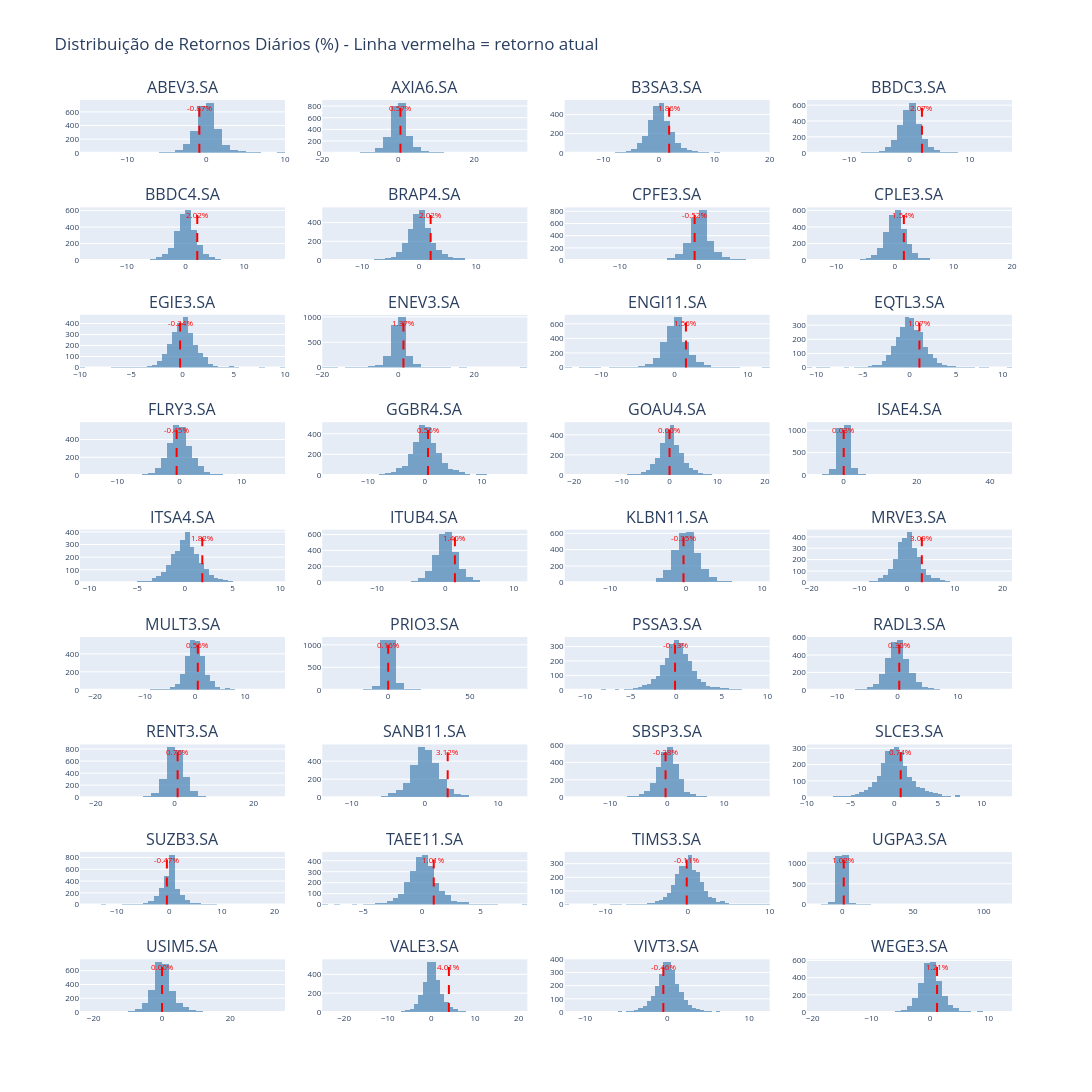

Here is the notebook cell this chart was saved with:
### Markdown cell above
## Distribuição de retornos diários - Todos os ativos

Histograma de retornos diários para cada ativo, permitindo visualizar a forma da distribuição (normalidade, assimetria, caudas).

### Code cell
# Lista de tickers (sem benchmark)
tickers_plot = [t for t in df_ret.columns if t != '^BVSP']

# Definir grid: 4 colunas, calcular linhas necessárias
n_cols = 4
n_rows = math.ceil(len(tickers_plot) / n_cols)

# Criar subplots
fig = make_subplots(
    rows=n_rows, 
    cols=n_cols,
    subplot_titles=tickers_plot,
    vertical_spacing=0.06,
    horizontal_spacing=0.04
)

# Adicionar histograma para cada ativo
for i, ticker in enumerate(tickers_plot):
    row = i // n_cols + 1
    col = i % n_cols + 1
    
    # Retorno atual (último dia)
    retorno_atual = df_ret[ticker].iloc[-1] * 100
    
    # Histograma
    fig.add_trace(
        go.Histogram(
            x=df_ret[ticker] * 100,  # Converter para percentual
            nbinsx=50,
            marker_color='steelblue',
            opacity=0.7,
            showlegend=False
        ),
        row=row, col=col
    )
    
    # Linha vertical do retorno atual
    fig.add_vline(
        x=retorno_atual,
        line_dash="dash",
        line_color="red",
        line_width=2,
        row=row, col=col
    )
    
    # Anotação do retorno atual
    fig.add_annotation(
        x=retorno_atual,
        y=1,
        yref=f"y{i+1} domain" if i > 0 else "y domain",
        text=f"{retorno_atual:.2f}%",
        showarrow=False,
        font=dict(size=8, color="red"),
        row=row, col=col
    )

# Atualizar layout
fig.update_layout(
    title_text='Distribuição de Retornos Diários (%) - Linha vermelha = retorno atual',
    height=250 * n_rows,
    width=1200,
    showlegend=False
)

# Atualizar eixos
fig.update_xaxes(title_text='', tickfont=dict(size=8))
fig.update_yaxes(title_text='', tickfont=dict(size=8))

fig.show()

### Figure 1 — Plotly figure (JSON) as saved in the notebook; plotly's stock layout.template omitted (floating-point values rounded to 4 significant figures; data arrays with more than 128 entries replaced by an {"elided": "..."} marker saying what was removed)
{"data": [{"marker": {"color": "steelblue"}, "nbinsx": 50, "opacity": 0.7, "showlegend": false, "type": "histogram", "x": {"elided": "2481 float values"}, "xaxis": "x", "yaxis": "y"}, {"marker": {"color": "steelblue"}, "nbinsx": 50, "opacity": 0.7, "showlegend": false, "type": "histogram", "x": {"elided": "2481 float values"}, "xaxis": "x2", "yaxis": "y2"}, {"marker": {"color": "steelblue"}, "nbinsx": 50, "opacity": 0.7, "showlegend": false, "type": "histogram", "x": {"elided": "2481 float values"}, "xaxis": "x3", "yaxis": "y3"}, {"marker": {"color": "steelblue"}, "nbinsx": 50, "opacity": 0.7, "showlegend": false, "type": "histogram", "x": {"elided": "2481 float values"}, "xaxis": "x4", "yaxis": "y4"}, {"marker": {"color": "steelblue"}, "nbinsx": 50, "opacity": 0.7, "showlegend": false, "type": "histogram", "x": {"elided": "2481 float values"}, "xaxis": "x5", "yaxis": "y5"}, {"marker": {"color": "steelblue"}, "nbinsx": 50, "opacity": 0.7, "showlegend": false, "type": "histogram", "x": {"elided": "2481 float values"}, "xaxis": "x6", "yaxis": "y6"}, {"marker": {"color": "steelblue"}, "nbinsx": 50, "opacity": 0.7, "showlegend": false, "type": "histogram", "x": {"elided": "2481 float values"}, "xaxis": "x7", "yaxis": "y7"}, {"marker": {"color": "steelblue"}, "nbinsx": 50, "opacity": 0.7, "showlegend": false, "type": "histogram", "x": {"elided": "2481 float values"}, "xaxis": "x8", "yaxis": "y8"}, {"marker": {"color": "steelblue"}, "nbinsx": 50, "opacity": 0.7, "showlegend": false, "type": "histogram", "x": {"elided": "2481 float values"}, "xaxis": "x9", "yaxis": "y9"}, {"marker": {"color": "steelblue"}, "nbinsx": 50, "opacity": 0.7, "showlegend": false, "type": "histogram", "x": {"elided": "2481 float values"}, "xaxis": "x10", "yaxis": "y10"}, {"marker": {"color": "steelblue"}, "nbinsx": 50, "opacity": 0.7, "showlegend": false, "type": "histogram", "x": {"elided": "2481 float values"}, "xaxis": "x11", "yaxis": "y11"}, {"marker": {"color": "steelblue"}, "nbinsx": 50, "opacity": 0.7, "showlegend": false, "type": "histogram", "x": {"elided": "2481 float values"}, "xaxis": "x12", "yaxis": "y12"}, {"marker": {"color": "steelblue"}, "nbinsx": 50, "opacity": 0.7, "showlegend": false, "type": "histogram", "x": {"elided": "2481 float values"}, "xaxis": "x13", "yaxis": "y13"}, {"marker": {"color": "steelblue"}, "nbinsx": 50, "opacity": 0.7, "showlegend": false, "type": "histogram", "x": {"elided": "2481 float values"}, "xaxis": "x14", "yaxis": "y14"}, {"marker": {"color": "steelblue"}, "nbinsx": 50, "opacity": 0.7, "showlegend": false, "type": "histogram", "x": {"elided": "2481 float values"}, "xaxis": "x15", "yaxis": "y15"}, {"marker": {"color": "steelblue"}, "nbinsx": 50, "opacity": 0.7, "showlegend": false, "type": "histogram", "x": {"elided": "2481 float values"}, "xaxis": "x16", "yaxis": "y16"}, {"marker": {"color": "steelblue"}, "nbinsx": 50, "opacity": 0.7, "showlegend": false, "type": "histogram", "x": {"elided": "2481 float values"}, "xaxis": "x17", "yaxis": "y17"}, {"marker": {"color": "steelblue"}, "nbinsx": 50, "opacity": 0.7, "showlegend": false, "type": "histogram", "x": {"elided": "2481 float values"}, "xaxis": "x18", "yaxis": "y18"}, {"marker": {"color": "steelblue"}, "nbinsx": 50, "opacity": 0.7, "showlegend": false, "type": "histogram", "x": {"elided": "2481 float values"}, "xaxis": "x19", "yaxis": "y19"}, {"marker": {"color": "steelblue"}, "nbinsx": 50, "opacity": 0.7, "showlegend": false, "type": "histogram", "x": {"elided": "2481 float values"}, "xaxis": "x20", "yaxis": "y20"}, {"marker": {"color": "steelblue"}, "nbinsx": 50, "opacity": 0.7, "showlegend": false, "type": "histogram", "x": {"elided": "2481 float values"}, "xaxis": "x21", "yaxis": "y21"}, {"marker": {"color": "steelblue"}, "nbinsx": 50, "opacity": 0.7, "showlegend": false, "type": "histogram", "x": {"elided": "2481 float values"}, "xaxis": "x22", "yaxis": "y22"}, {"marker": {"color": "steelblue"}, "nbinsx": 50, "opacity": 0.7, "showlegend": false, "type": "histogram", "x": {"elided": "2481 float values"}, "xaxis": "x23", "yaxis": "y23"}, {"marker": {"color": "steelblue"}, "nbinsx": 50, "opacity": 0.7, "showlegend": false, "type": "histogram", "x": {"elided": "2481 float values"}, "xaxis": "x24", "yaxis": "y24"}, {"marker": {"color": "steelblue"}, "nbinsx": 50, "opacity": 0.7, "showlegend": false, "type": "histogram", "x": {"elided": "2481 float values"}, "xaxis": "x25", "yaxis": "y25"}, {"marker": {"color": "steelblue"}, "nbinsx": 50, "opacity": 0.7, "showlegend": false, "type": "histogram", "x": {"elided": "2481 float values"}, "xaxis": "x26", "yaxis": "y26"}, {"marker": {"color": "steelblue"}, "nbinsx": 50, "opacity": 0.7, "showlegend": false, "type": "histogram", "x": {"elided": "2481 float values"}, "xaxis": "x27", "yaxis": "y27"}, {"marker": {"color": "steelblue"}, "nbinsx": 50, "opacity": 0.7, "showlegend": false, "type": "histogram", "x": {"elided": "2481 float values"}, "xaxis": "x28", "yaxis": "y28"}, {"marker": {"color": "steelblue"}, "nbinsx": 50, "opacity": 0.7, "showlegend": false, "type": "histogram", "x": {"elided": "2481 float values"}, "xaxis": "x29", "yaxis": "y29"}, {"marker": {"color": "steelblue"}, "nbinsx": 50, "opacity": 0.7, "showlegend": false, "type": "histogram", "x": {"elided": "2481 float values"}, "xaxis": "x30", "yaxis": "y30"}, {"marker": {"color": "steelblue"}, "nbinsx": 50, "opacity": 0.7, "showlegend": false, "type": "histogram", "x": {"elided": "2481 float values"}, "xaxis": "x31", "yaxis": "y31"}, {"marker": {"color": "steelblue"}, "nbinsx": 50, "opacity": 0.7, "showlegend": false, "type": "histogram", "x": {"elided": "2481 float values"}, "xaxis": "x32", "yaxis": "y32"}, {"marker": {"color": "steelblue"}, "nbinsx": 50, "opacity": 0.7, "showlegend": false, "type": "histogram", "x": {"elided": "2481 float values"}, "xaxis": "x33", "yaxis": "y33"}, {"marker": {"color": "steelblue"}, "nbinsx": 50, "opacity": 0.7, "showlegend": false, "type": "histogram", "x": {"elided": "2481 float values"}, "xaxis": "x34", "yaxis": "y34"}, {"marker": {"color": "steelblue"}, "nbinsx": 50, "opacity": 0.7, "showlegend": false, "type": "histogram", "x": {"elided": "2481 float values"}, "xaxis": "x35", "yaxis": "y35"}, {"marker": {"color": "steelblue"}, "nbinsx": 50, "opacity": 0.7, "showlegend": false, "type": "histogram", "x": {"elided": "2481 float values"}, "xaxis": "x36", "yaxis": "y36"}], "layout": {"annotations": [{"font": {"size": 16}, "showarrow": false, "text": "ABEV3.SA", "x": 0.11, "xanchor": "center", "xref": "paper", "y": 1, "yanchor": "bottom", "yref": "paper"}, {"font": {"size": 16}, "showarrow": false, "text": "AXIA6.SA", "x": 0.37, "xanchor": "center", "xref": "paper", "y": 1, "yanchor": "bottom", "yref": "paper"}, {"font": {"size": 16}, "showarrow": false, "text": "B3SA3.SA", "x": 0.63, "xanchor": "center", "xref": "paper", "y": 1, "yanchor": "bottom", "yref": "paper"}, {"font": {"size": 16}, "showarrow": false, "text": "BBDC3.SA", "x": 0.89, "xanchor": "center", "xref": "paper", "y": 1, "yanchor": "bottom", "yref": "paper"}, {"font": {"size": 16}, "showarrow": false, "text": "BBDC4.SA", "x": 0.11, "xanchor": "center", "xref": "paper", "y": 0.8822, "yanchor": "bottom", "yref": "paper"}, {"font": {"size": 16}, "showarrow": false, "text": "BRAP4.SA", "x": 0.37, "xanchor": "center", "xref": "paper", "y": 0.8822, "yanchor": "bottom", "yref": "paper"}, {"font": {"size": 16}, "showarrow": false, "text": "CPFE3.SA", "x": 0.63, "xanchor": "center", "xref": "paper", "y": 0.8822, "yanchor": "bottom", "yref": "paper"}, {"font": {"size": 16}, "showarrow": false, "text": "CPLE3.SA", "x": 0.89, "xanchor": "center", "xref": "paper", "y": 0.8822, "yanchor": "bottom", "yref": "paper"}, {"font": {"size": 16}, "showarrow": false, "text": "EGIE3.SA", "x": 0.11, "xanchor": "center", "xref": "paper", "y": 0.7644, "yanchor": "bottom", "yref": "paper"}, {"font": {"size": 16}, "showarrow": false, "text": "ENEV3.SA", "x": 0.37, "xanchor": "center", "xref": "paper", "y": 0.7644, "yanchor": "bottom", "yref": "paper"}, {"font": {"size": 16}, "showarrow": false, "text": "ENGI11.SA", "x": 0.63, "xanchor": "center", "xref": "paper", "y": 0.7644, "yanchor": "bottom", "yref": "paper"}, {"font": {"size": 16}, "showarrow": false, "text": "EQTL3.SA", "x": 0.89, "xanchor": "center", "xref": "paper", "y": 0.7644, "yanchor": "bottom", "yref": "paper"}, {"font": {"size": 16}, "showarrow": false, "text": "FLRY3.SA", "x": 0.11, "xanchor": "center", "xref": "paper", "y": 0.6467, "yanchor": "bottom", "yref": "paper"}, {"font": {"size": 16}, "showarrow": false, "text": "GGBR4.SA", "x": 0.37, "xanchor": "center", "xref": "paper", "y": 0.6467, "yanchor": "bottom", "yref": "paper"}, {"font": {"size": 16}, "showarrow": false, "text": "GOAU4.SA", "x": 0.63, "xanchor": "center", "xref": "paper", "y": 0.6467, "yanchor": "bottom", "yref": "paper"}, {"font": {"size": 16}, "showarrow": false, "text": "ISAE4.SA", "x": 0.89, "xanchor": "center", "xref": "paper", "y": 0.6467, "yanchor": "bottom", "yref": "paper"}, {"font": {"size": 16}, "showarrow": false, "text": "ITSA4.SA", "x": 0.11, "xanchor": "center", "xref": "paper", "y": 0.5289, "yanchor": "bottom", "yref": "paper"}, {"font": {"size": 16}, "showarrow": false, "text": "ITUB4.SA", "x": 0.37, "xanchor": "center", "xref": "paper", "y": 0.5289, "yanchor": "bottom", "yref": "paper"}, {"font": {"size": 16}, "showarrow": false, "text": "KLBN11.SA", "x": 0.63, "xanchor": "center", "xref": "paper", "y": 0.5289, "yanchor": "bottom", "yref": "paper"}, {"font": {"size": 16}, "showarrow": false, "text": "MRVE3.SA", "x": 0.89, "xanchor": "center", "xref": "paper", "y": 0.5289, "yanchor": "bottom", "yref": "paper"}, {"font": {"size": 16}, "showarrow": false, "text": "MULT3.SA", "x": 0.11, "xanchor": "center", "xref": "paper", "y": 0.4111, "yanchor": "bottom", "yref": "paper"}, {"font": {"size": 16}, "showarrow": false, "text": "PRIO3.SA", "x": 0.37, "xanchor": "center", "xref": "paper", "y": 0.4111, "yanchor": "bottom", "yref": "paper"}, {"font": {"size": 16}, "showarrow": false, "text": "PSSA3.SA", "x": 0.63, "xanchor": "center", "xref": "paper", "y": 0.4111, "yanchor": "bottom", "yref": "paper"}, {"font": {"size": 16}, "showarrow": false, "text": "RADL3.SA", "x": 0.89, "xanchor": "center", "xref": "paper", "y": 0.4111, "yanchor": "bottom", "yref": "paper"}, {"font": {"size": 16}, "showarrow": false, "text": "RENT3.SA", "x": 0.11, "xanchor": "center", "xref": "paper", "y": 0.2933, "yanchor": "bottom", "yref": "paper"}, {"font": {"size": 16}, "showarrow": false, "text": "SANB11.SA", "x": 0.37, "xanchor": "center", "xref": "paper", "y": 0.2933, "yanchor": "bottom", "yref": "paper"}, {"font": {"size": 16}, "showarrow": false, "text": "SBSP3.SA", "x": 0.63, "xanchor": "center", "xref": "paper", "y": 0.2933, "yanchor": "bottom", "yref": "paper"}, {"font": {"size": 16}, "showarrow": false, "text": "SLCE3.SA", "x": 0.89, "xanchor": "center", "xref": "paper", "y": 0.2933, "yanchor": "bottom", "yref": "paper"}, {"font": {"size": 16}, "showarrow": false, "text": "SUZB3.SA", "x": 0.11, "xanchor": "center", "xref": "paper", "y": 0.1756, "yanchor": "bottom", "yref": "paper"}, {"font": {"size": 16}, "showarrow": false, "text": "TAEE11.SA", "x": 0.37, "xanchor": "center", "xref": "paper", "y": 0.1756, "yanchor": "bottom", "yref": "paper"}, {"font": {"size": 16}, "showarrow": false, "text": "TIMS3.SA", "x": 0.63, "xanchor": "center", "xref": "paper", "y": 0.1756, "yanchor": "bottom", "yref": "paper"}, {"font": {"size": 16}, "showarrow": false, "text": "UGPA3.SA", "x": 0.89, "xanchor": "center", "xref": "paper", "y": 0.1756, "yanchor": "bottom", "yref": "paper"}, {"font": {"size": 16}, "showarrow": false, "text": "USIM5.SA", "x": 0.11, "xanchor": "center", "xref": "paper", "y": 0.05778, "yanchor": "bottom", "yref": "paper"}, {"font": {"size": 16}, "showarrow": false, "text": "VALE3.SA", "x": 0.37, "xanchor": "center", "xref": "paper", "y": 0.05778, "yanchor": "bottom", "yref": "paper"}, {"font": {"size": 16}, "showarrow": false, "text": "VIVT3.SA", "x": 0.63, "xanchor": "center", "xref": "paper", "y": 0.05778, "yanchor": "bottom", "yref": "paper"}, {"font": {"size": 16}, "showarrow": false, "text": "WEGE3.SA", "x": 0.89, "xanchor": "center", "xref": "paper", "y": 0.05778, "yanchor": "bottom", "yref": "paper"}, {"font": {"color": "red", "size": 8}, "showarrow": false, "text": "-0.87%", "x": -0.8658, "xref": "x", "y": 1, "yref": "y domain"}, {"font": {"color": "red", "size": 8}, "showarrow": false, "text": "0.57%", "x": 0.5711, "xref": "x2", "y": 1, "yref": "y2 domain"}, {"font": {"color": "red", "size": 8}, "showarrow": false, "text": "1.86%", "x": 1.859, "xref": "x3", "y": 1, "yref": "y3 domain"}, {"font": {"color": "red", "size": 8}, "showarrow": false, "text": "2.07%", "x": 2.07, "xref": "x4", "y": 1, "yref": "y4 domain"}, {"font": {"color": "red", "size": 8}, "showarrow": false, "text": "2.02%", "x": 2.016, "xref": "x5", "y": 1, "yref": "y5 domain"}, {"font": {"color": "red", "size": 8}, "showarrow": false, "text": "2.02%", "x": 2.018, "xref": "x6", "y": 1, "yref": "y6 domain"}, {"font": {"color": "red", "size": 8}, "showarrow": false, "text": "-0.52%", "x": -0.5198, "xref": "x7", "y": 1, "yref": "y7 domain"}, {"font": {"color": "red", "size": 8}, "showarrow": false, "text": "1.54%", "x": 1.541, "xref": "x8", "y": 1, "yref": "y8 domain"}, {"font": {"color": "red", "size": 8}, "showarrow": false, "text": "-0.24%", "x": -0.2373, "xref": "x9", "y": 1, "yref": "y9 domain"}, {"font": {"color": "red", "size": 8}, "showarrow": false, "text": "1.37%", "x": 1.37, "xref": "x10", "y": 1, "yref": "y10 domain"}, {"font": {"color": "red", "size": 8}, "showarrow": false, "text": "1.56%", "x": 1.563, "xref": "x11", "y": 1, "yref": "y11 domain"}, {"font": {"color": "red", "size": 8}, "showarrow": false, "text": "1.07%", "x": 1.066, "xref": "x12", "y": 1, "yref": "y12 domain"}, {"font": {"color": "red", "size": 8}, "showarrow": false, "text": "-0.45%", "x": -0.4457, "xref": "x13", "y": 1, "yref": "y13 domain"}, {"font": {"color": "red", "size": 8}, "showarrow": false, "text": "0.56%", "x": 0.5576, "xref": "x14", "y": 1, "yref": "y14 domain"}, {"font": {"color": "red", "size": 8}, "showarrow": false, "text": "0.00%", "x": 0, "xref": "x15", "y": 1, "yref": "y15 domain"}, {"font": {"color": "red", "size": 8}, "showarrow": false, "text": "0.03%", "x": 0.03366, "xref": "x16", "y": 1, "yref": "y16 domain"}, {"font": {"color": "red", "size": 8}, "showarrow": false, "text": "1.82%", "x": 1.824, "xref": "x17", "y": 1, "yref": "y17 domain"}, {"font": {"color": "red", "size": 8}, "showarrow": false, "text": "1.40%", "x": 1.401, "xref": "x18", "y": 1, "yref": "y18 domain"}, {"font": {"color": "red", "size": 8}, "showarrow": false, "text": "-0.35%", "x": -0.347, "xref": "x19", "y": 1, "yref": "y19 domain"}, {"font": {"color": "red", "size": 8}, "showarrow": false, "text": "3.09%", "x": 3.091, "xref": "x20", "y": 1, "yref": "y20 domain"}, {"font": {"color": "red", "size": 8}, "showarrow": false, "text": "0.56%", "x": 0.5596, "xref": "x21", "y": 1, "yref": "y21 domain"}, {"font": {"color": "red", "size": 8}, "showarrow": false, "text": "0.16%", "x": 0.1638, "xref": "x22", "y": 1, "yref": "y22 domain"}, {"font": {"color": "red", "size": 8}, "showarrow": false, "text": "-0.13%", "x": -0.1348, "xref": "x23", "y": 1, "yref": "y23 domain"}, {"font": {"color": "red", "size": 8}, "showarrow": false, "text": "0.30%", "x": 0.3029, "xref": "x24", "y": 1, "yref": "y24 domain"}, {"font": {"color": "red", "size": 8}, "showarrow": false, "text": "0.76%", "x": 0.7629, "xref": "x25", "y": 1, "yref": "y25 domain"}, {"font": {"color": "red", "size": 8}, "showarrow": false, "text": "3.12%", "x": 3.119, "xref": "x26", "y": 1, "yref": "y26 domain"}, {"font": {"color": "red", "size": 8}, "showarrow": false, "text": "-0.28%", "x": -0.2801, "xref": "x27", "y": 1, "yref": "y27 domain"}, {"font": {"color": "red", "size": 8}, "showarrow": false, "text": "0.74%", "x": 0.743, "xref": "x28", "y": 1, "yref": "y28 domain"}, {"font": {"color": "red", "size": 8}, "showarrow": false, "text": "-0.47%", "x": -0.4726, "xref": "x29", "y": 1, "yref": "y29 domain"}, {"font": {"color": "red", "size": 8}, "showarrow": false, "text": "1.01%", "x": 1.01, "xref": "x30", "y": 1, "yref": "y30 domain"}, {"font": {"color": "red", "size": 8}, "showarrow": false, "text": "-0.11%", "x": -0.111, "xref": "x31", "y": 1, "yref": "y31 domain"}, {"font": {"color": "red", "size": 8}, "showarrow": false, "text": "1.02%", "x": 1.018, "xref": "x32", "y": 1, "yref": "y32 domain"}, {"font": {"color": "red", "size": 8}, "showarrow": false, "text": "0.00%", "x": 0, "xref": "x33", "y": 1, "yref": "y33 domain"}, {"font": {"color": "red", "size": 8}, "showarrow": false, "text": "4.01%", "x": 4.014, "xref": "x34", "y": 1, "yref": "y34 domain"}, {"font": {"color": "red", "size": 8}, "showarrow": false, "text": "-0.46%", "x": -0.4647, "xref": "x35", "y": 1, "yref": "y35 domain"}, {"font": {"color": "red", "size": 8}, "showarrow": false, "text": "1.21%", "x": 1.207, "xref": "x36", "y": 1, "yref": "y36 domain"}], "height": 2250, "shapes": [{"line": {"color": "red", "dash": "dash", "width": 2}, "type": "line", "x0": -0.8658, "x1": -0.8658, "xref": "x", "y0": 0, "y1": 1, "yref": "y domain"}, {"line": {"color": "red", "dash": "dash", "width": 2}, "type": "line", "x0": 0.5711, "x1": 0.5711, "xref": "x2", "y0": 0, "y1": 1, "yref": "y2 domain"}, {"line": {"color": "red", "dash": "dash", "width": 2}, "type": "line", "x0": 1.859, "x1": 1.859, "xref": "x3", "y0": 0, "y1": 1, "yref": "y3 domain"}, {"line": {"color": "red", "dash": "dash", "width": 2}, "type": "line", "x0": 2.07, "x1": 2.07, "xref": "x4", "y0": 0, "y1": 1, "yref": "y4 domain"}, {"line": {"color": "red", "dash": "dash", "width": 2}, "type": "line", "x0": 2.016, "x1": 2.016, "xref": "x5", "y0": 0, "y1": 1, "yref": "y5 domain"}, {"line": {"color": "red", "dash": "dash", "width": 2}, "type": "line", "x0": 2.018, "x1": 2.018, "xref": "x6", "y0": 0, "y1": 1, "yref": "y6 domain"}, {"line": {"color": "red", "dash": "dash", "width": 2}, "type": "line", "x0": -0.5198, "x1": -0.5198, "xref": "x7", "y0": 0, "y1": 1, "yref": "y7 domain"}, {"line": {"color": "red", "dash": "dash", "width": 2}, "type": "line", "x0": 1.541, "x1": 1.541, "xref": "x8", "y0": 0, "y1": 1, "yref": "y8 domain"}, {"line": {"color": "red", "dash": "dash", "width": 2}, "type": "line", "x0": -0.2373, "x1": -0.2373, "xref": "x9", "y0": 0, "y1": 1, "yref": "y9 domain"}, {"line": {"color": "red", "dash": "dash", "width": 2}, "type": "line", "x0": 1.37, "x1": 1.37, "xref": "x10", "y0": 0, "y1": 1, "yref": "y10 domain"}, {"line": {"color": "red", "dash": "dash", "width": 2}, "type": "line", "x0": 1.563, "x1": 1.563, "xref": "x11", "y0": 0, "y1": 1, "yref": "y11 domain"}, {"line": {"color": "red", "dash": "dash", "width": 2}, "type": "line", "x0": 1.066, "x1": 1.066, "xref": "x12", "y0": 0, "y1": 1, "yref": "y12 domain"}, {"line": {"color": "red", "dash": "dash", "width": 2}, "type": "line", "x0": -0.4457, "x1": -0.4457, "xref": "x13", "y0": 0, "y1": 1, "yref": "y13 domain"}, {"line": {"color": "red", "dash": "dash", "width": 2}, "type": "line", "x0": 0.5576, "x1": 0.5576, "xref": "x14", "y0": 0, "y1": 1, "yref": "y14 domain"}, {"line": {"color": "red", "dash": "dash", "width": 2}, "type": "line", "x0": 0, "x1": 0, "xref": "x15", "y0": 0, "y1": 1, "yref": "y15 domain"}, {"line": {"color": "red", "dash": "dash", "width": 2}, "type": "line", "x0": 0.03366, "x1": 0.03366, "xref": "x16", "y0": 0, "y1": 1, "yref": "y16 domain"}, {"line": {"color": "red", "dash": "dash", "width": 2}, "type": "line", "x0": 1.824, "x1": 1.824, "xref": "x17", "y0": 0, "y1": 1, "yref": "y17 domain"}, {"line": {"color": "red", "dash": "dash", "width": 2}, "type": "line", "x0": 1.401, "x1": 1.401, "xref": "x18", "y0": 0, "y1": 1, "yref": "y18 domain"}, {"line": {"color": "red", "dash": "dash", "width": 2}, "type": "line", "x0": -0.347, "x1": -0.347, "xref": "x19", "y0": 0, "y1": 1, "yref": "y19 domain"}, {"line": {"color": "red", "dash": "dash", "width": 2}, "type": "line", "x0": 3.091, "x1": 3.091, "xref": "x20", "y0": 0, "y1": 1, "yref": "y20 domain"}, {"line": {"color": "red", "dash": "dash", "width": 2}, "type": "line", "x0": 0.5596, "x1": 0.5596, "xref": "x21", "y0": 0, "y1": 1, "yref": "y21 domain"}, {"line": {"color": "red", "dash": "dash", "width": 2}, "type": "line", "x0": 0.1638, "x1": 0.1638, "xref": "x22", "y0": 0, "y1": 1, "yref": "y22 domain"}, {"line": {"color": "red", "dash": "dash", "width": 2}, "type": "line", "x0": -0.1348, "x1": -0.1348, "xref": "x23", "y0": 0, "y1": 1, "yref": "y23 domain"}, {"line": {"color": "red", "dash": "dash", "width": 2}, "type": "line", "x0": 0.3029, "x1": 0.3029, "xref": "x24", "y0": 0, "y1": 1, "yref": "y24 domain"}, {"line": {"color": "red", "dash": "dash", "width": 2}, "type": "line", "x0": 0.7629, "x1": 0.7629, "xref": "x25", "y0": 0, "y1": 1, "yref": "y25 domain"}, {"line": {"color": "red", "dash": "dash", "width": 2}, "type": "line", "x0": 3.119, "x1": 3.119, "xref": "x26", "y0": 0, "y1": 1, "yref": "y26 domain"}, {"line": {"color": "red", "dash": "dash", "width": 2}, "type": "line", "x0": -0.2801, "x1": -0.2801, "xref": "x27", "y0": 0, "y1": 1, "yref": "y27 domain"}, {"line": {"color": "red", "dash": "dash", "width": 2}, "type": "line", "x0": 0.743, "x1": 0.743, "xref": "x28", "y0": 0, "y1": 1, "yref": "y28 domain"}, {"line": {"color": "red", "dash": "dash", "width": 2}, "type": "line", "x0": -0.4726, "x1": -0.4726, "xref": "x29", "y0": 0, "y1": 1, "yref": "y29 domain"}, {"line": {"color": "red", "dash": "dash", "width": 2}, "type": "line", "x0": 1.01, "x1": 1.01, "xref": "x30", "y0": 0, "y1": 1, "yref": "y30 domain"}, {"line": {"color": "red", "dash": "dash", "width": 2}, "type": "line", "x0": -0.111, "x1": -0.111, "xref": "x31", "y0": 0, "y1": 1, "yref": "y31 domain"}, {"line": {"color": "red", "dash": "dash", "width": 2}, "type": "line", "x0": 1.018, "x1": 1.018, "xref": "x32", "y0": 0, "y1": 1, "yref": "y32 domain"}, {"line": {"color": "red", "dash": "dash", "width": 2}, "type": "line", "x0": 0, "x1": 0, "xref": "x33", "y0": 0, "y1": 1, "yref": "y33 domain"}, {"line": {"color": "red", "dash": "dash", "width": 2}, "type": "line", "x0": 4.014, "x1": 4.014, "xref": "x34", "y0": 0, "y1": 1, "yref": "y34 domain"}, {"line": {"color": "red", "dash": "dash", "width": 2}, "type": "line", "x0": -0.4647, "x1": -0.4647, "xref": "x35", "y0": 0, "y1": 1, "yref": "y35 domain"}, {"line": {"color": "red", "dash": "dash", "width": 2}, "type": "line", "x0": 1.207, "x1": 1.207, "xref": "x36", "y0": 0, "y1": 1, "yref": "y36 domain"}], "showlegend": false, "title": {"text": "Distribuição de Retornos Diários (%) - Linha vermelha = retorno atual"}, "width": 1200, "xaxis": {"anchor": "y", "domain": [0, 0.22], "tickfont": {"size": 8}, "title": {"text": ""}}, "xaxis10": {"anchor": "y10", "domain": [0.26, 0.48], "tickfont": {"size": 8}, "title": {"text": ""}}, "xaxis11": {"anchor": "y11", "domain": [0.52, 0.74], "tickfont": {"size": 8}, "title": {"text": ""}}, "xaxis12": {"anchor": "y12", "domain": [0.78, 1], "tickfont": {"size": 8}, "title": {"text": ""}}, "xaxis13": {"anchor": "y13", "domain": [0, 0.22], "tickfont": {"size": 8}, "title": {"text": ""}}, "xaxis14": {"anchor": "y14", "domain": [0.26, 0.48], "tickfont": {"size": 8}, "title": {"text": ""}}, "xaxis15": {"anchor": "y15", "domain": [0.52, 0.74], "tickfont": {"size": 8}, "title": {"text": ""}}, "xaxis16": {"anchor": "y16", "domain": [0.78, 1], "tickfont": {"size": 8}, "title": {"text": ""}}, "xaxis17": {"anchor": "y17", "domain": [0, 0.22], "tickfont": {"size": 8}, "title": {"text": ""}}, "xaxis18": {"anchor": "y18", "domain": [0.26, 0.48], "tickfont": {"size": 8}, "title": {"text": ""}}, "xaxis19": {"anchor": "y19", "domain": [0.52, 0.74], "tickfont": {"size": 8}, "title": {"text": ""}}, "xaxis2": {"anchor": "y2", "domain": [0.26, 0.48], "tickfont": {"size": 8}, "title": {"text": ""}}, "xaxis20": {"anchor": "y20", "domain": [0.78, 1], "tickfont": {"size": 8}, "title": {"text": ""}}, "xaxis21": {"anchor": "y21", "domain": [0, 0.22], "tickfont": {"size": 8}, "title": {"text": ""}}, "xaxis22": {"anchor": "y22", "domain": [0.26, 0.48], "tickfont": {"size": 8}, "title": {"text": ""}}, "xaxis23": {"anchor": "y23", "domain": [0.52, 0.74], "tickfont": {"size": 8}, "title": {"text": ""}}, "xaxis24": {"anchor": "y24", "domain": [0.78, 1], "tickfont": {"size": 8}, "title": {"text": ""}}, "xaxis25": {"anchor": "y25", "domain": [0, 0.22], "tickfont": {"size": 8}, "title": {"text": ""}}, "xaxis26": {"anchor": "y26", "domain": [0.26, 0.48], "tickfont": {"size": 8}, "title": {"text": ""}}, "xaxis27": {"anchor": "y27", "domain": [0.52, 0.74], "tickfont": {"size": 8}, "title": {"text": ""}}, "xaxis28": {"anchor": "y28", "domain": [0.78, 1], "tickfont": {"size": 8}, "title": {"text": ""}}, "xaxis29": {"anchor": "y29", "domain": [0, 0.22], "tickfont": {"size": 8}, "title": {"text": ""}}, "xaxis3": {"anchor": "y3", "domain": [0.52, 0.74], "tickfont": {"size": 8}, "title": {"text": ""}}, "xaxis30": {"anchor": "y30", "domain": [0.26, 0.48], "tickfont": {"size": 8}, "title": {"text": ""}}, "xaxis31": {"anchor": "y31", "domain": [0.52, 0.74], "tickfont": {"size": 8}, "title": {"text": ""}}, "xaxis32": {"anchor": "y32", "domain": [0.78, 1], "tickfont": {"size": 8}, "title": {"text": ""}}, "xaxis33": {"anchor": "y33", "domain": [0, 0.22], "tickfont": {"size": 8}, "title": {"text": ""}}, "xaxis34": {"anchor": "y34", "domain": [0.26, 0.48], "tickfont": {"size": 8}, "title": {"text": ""}}, "xaxis35": {"anchor": "y35", "domain": [0.52, 0.74], "tickfont": {"size": 8}, "title": {"text": ""}}, "xaxis36": {"anchor": "y36", "domain": [0.78, 1], "tickfont": {"size": 8}, "title": {"text": ""}}, "xaxis4": {"anchor": "y4", "domain": [0.78, 1], "tickfont": {"size": 8}, "title": {"text": ""}}, "xaxis5": {"anchor": "y5", "domain": [0, 0.22], "tickfont": {"size": 8}, "title": {"text": ""}}, "xaxis6": {"anchor": "y6", "domain": [0.26, 0.48], "tickfont": {"size": 8}, "title": {"text": ""}}, "xaxis7": {"anchor": "y7", "domain": [0.52, 0.74], "tickfont": {"size": 8}, "title": {"text": ""}}, "xaxis8": {"anchor": "y8", "domain": [0.78, 1], "tickfont": {"size": 8}, "title": {"text": ""}}, "xaxis9": {"anchor": "y9", "domain": [0, 0.22], "tickfont": {"size": 8}, "title": {"text": ""}}, "yaxis": {"anchor": "x", "domain": [0.9422, 1], "tickfont": {"size": 8}, "title": {"text": ""}}, "yaxis10": {"anchor": "x10", "domain": [0.7067, 0.7644], "tickfont": {"size": 8}, "title": {"text": ""}}, "yaxis11": {"anchor": "x11", "domain": [0.7067, 0.7644], "tickfont": {"size": 8}, "title": {"text": ""}}, "yaxis12": {"anchor": "x12", "domain": [0.7067, 0.7644], "tickfont": {"size": 8}, "title": {"text": ""}}, "yaxis13": {"anchor": "x13", "domain": [0.5889, 0.6467], "tickfont": {"size": 8}, "title": {"text": ""}}, "yaxis14": {"anchor": "x14", "domain": [0.5889, 0.6467], "tickfont": {"size": 8}, "title": {"text": ""}}, "yaxis15": {"anchor": "x15", "domain": [0.5889, 0.6467], "tickfont": {"size": 8}, "title": {"text": ""}}, "yaxis16": {"anchor": "x16", "domain": [0.5889, 0.6467], "tickfont": {"size": 8}, "title": {"text": ""}}, "yaxis17": {"anchor": "x17", "domain": [0.4711, 0.5289], "tickfont": {"size": 8}, "title": {"text": ""}}, "yaxis18": {"anchor": "x18", "domain": [0.4711, 0.5289], "tickfont": {"size": 8}, "title": {"text": ""}}, "yaxis19": {"anchor": "x19", "domain": [0.4711, 0.5289], "tickfont": {"size": 8}, "title": {"text": ""}}, "yaxis2": {"anchor": "x2", "domain": [0.9422, 1], "tickfont": {"size": 8}, "title": {"text": ""}}, "yaxis20": {"anchor": "x20", "domain": [0.4711, 0.5289], "tickfont": {"size": 8}, "title": {"text": ""}}, "yaxis21": {"anchor": "x21", "domain": [0.3533, 0.4111], "tickfont": {"size": 8}, "title": {"text": ""}}, "yaxis22": {"anchor": "x22", "domain": [0.3533, 0.4111], "tickfont": {"size": 8}, "title": {"text": ""}}, "yaxis23": {"anchor": "x23", "domain": [0.3533, 0.4111], "tickfont": {"size": 8}, "title": {"text": ""}}, "yaxis24": {"anchor": "x24", "domain": [0.3533, 0.4111], "tickfont": {"size": 8}, "title": {"text": ""}}, "yaxis25": {"anchor": "x25", "domain": [0.2356, 0.2933], "tickfont": {"size": 8}, "title": {"text": ""}}, "yaxis26": {"anchor": "x26", "domain": [0.2356, 0.2933], "tickfont": {"size": 8}, "title": {"text": ""}}, "yaxis27": {"anchor": "x27", "domain": [0.2356, 0.2933], "tickfont": {"size": 8}, "title": {"text": ""}}, "yaxis28": {"anchor": "x28", "domain": [0.2356, 0.2933], "tickfont": {"size": 8}, "title": {"text": ""}}, "yaxis29": {"anchor": "x29", "domain": [0.1178, 0.1756], "tickfont": {"size": 8}, "title": {"text": ""}}, "yaxis3": {"anchor": "x3", "domain": [0.9422, 1], "tickfont": {"size": 8}, "title": {"text": ""}}, "yaxis30": {"anchor": "x30", "domain": [0.1178, 0.1756], "tickfont": {"size": 8}, "title": {"text": ""}}, "yaxis31": {"anchor": "x31", "domain": [0.1178, 0.1756], "tickfont": {"size": 8}, "title": {"text": ""}}, "yaxis32": {"anchor": "x32", "domain": [0.1178, 0.1756], "tickfont": {"size": 8}, "title": {"text": ""}}, "yaxis33": {"anchor": "x33", "domain": [0, 0.05778], "tickfont": {"size": 8}, "title": {"text": ""}}, "yaxis34": {"anchor": "x34", "domain": [0, 0.05778], "tickfont": {"size": 8}, "title": {"text": ""}}, "yaxis35": {"anchor": "x35", "domain": [0, 0.05778], "tickfont": {"size": 8}, "title": {"text": ""}}, "yaxis36": {"anchor": "x36", "domain": [0, 0.05778], "tickfont": {"size": 8}, "title": {"text": ""}}, "yaxis4": {"anchor": "x4", "domain": [0.9422, 1], "tickfont": {"size": 8}, "title": {"text": ""}}, "yaxis5": {"anchor": "x5", "domain": [0.8244, 0.8822], "tickfont": {"size": 8}, "title": {"text": ""}}, "yaxis6": {"anchor": "x6", "domain": [0.8244, 0.8822], "tickfont": {"size": 8}, "title": {"text": ""}}, "yaxis7": {"anchor": "x7", "domain": [0.8244, 0.8822], "tickfont": {"size": 8}, "title": {"text": ""}}, "yaxis8": {"anchor": "x8", "domain": [0.8244, 0.8822], "tickfont": {"size": 8}, "title": {"text": ""}}, "yaxis9": {"anchor": "x9", "domain": [0.7067, 0.7644], "tickfont": {"size": 8}, "title": {"text": ""}}}}
